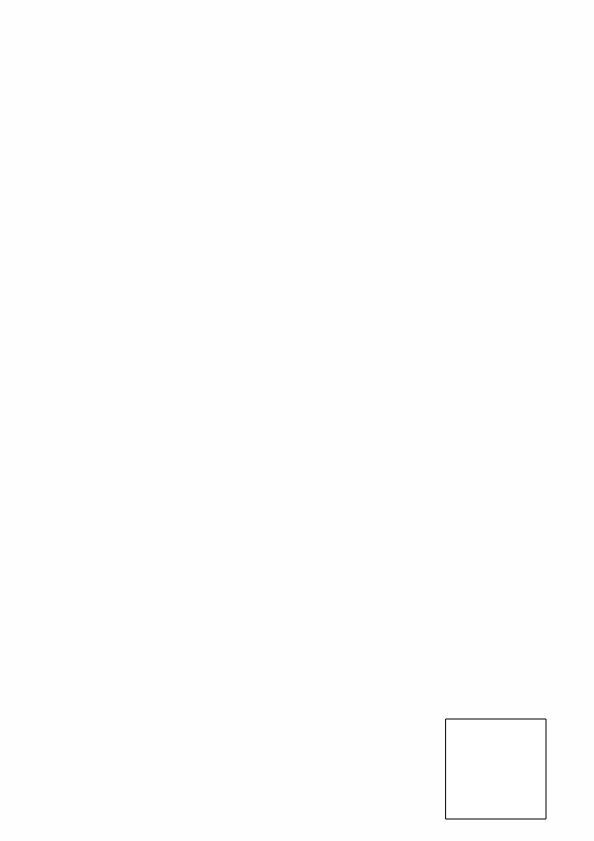
Frame 1 (no input)
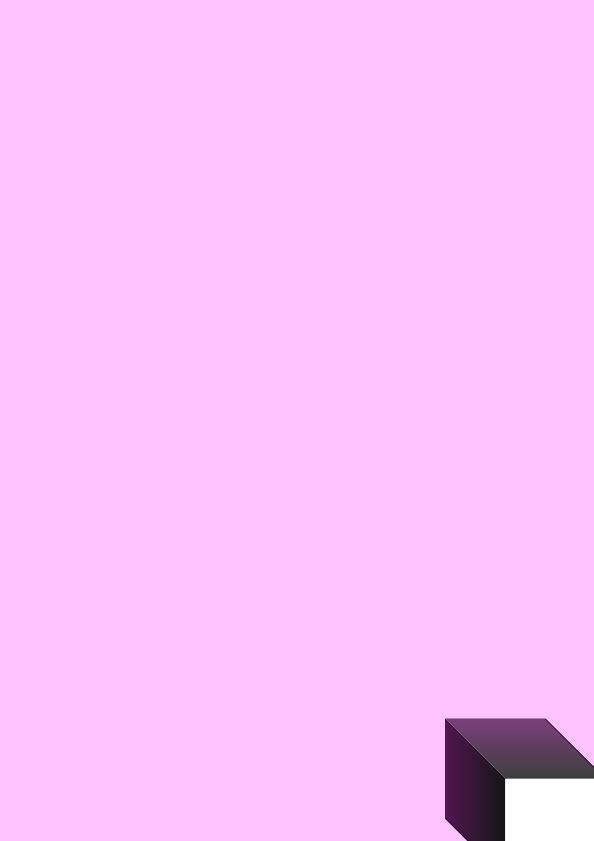
Frame 60 (no input)
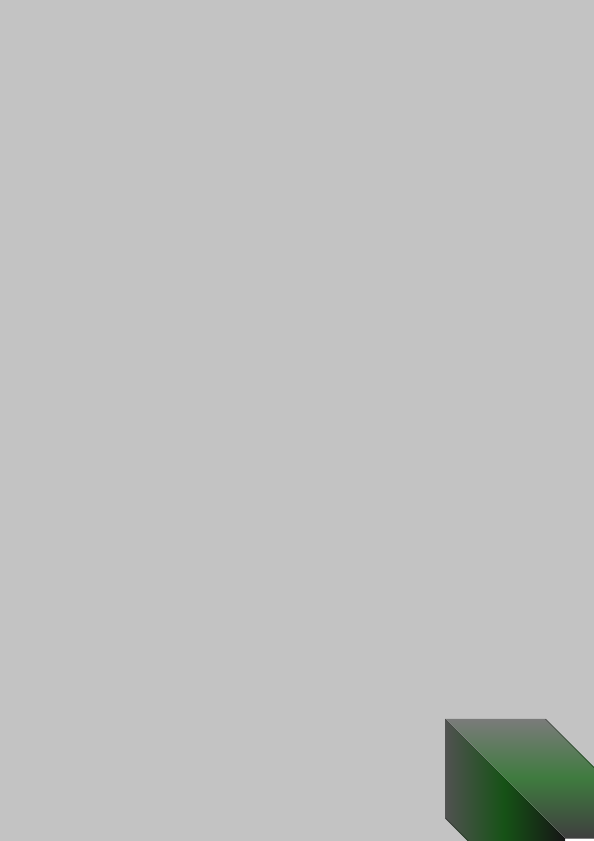
Frame 120 (the mouse pressed at the canvas centre since frame 60)

The p5.js sketch that drew these frames (run headless with seeded random() and noise() and a simulated clock; from frame 60 on, the mouse is pressed at the canvas centre):

// p5.js sketch
// ── sketch.js
//DAT405 / GAD405
//for P5.js projects

//Creates a random number from 0 to the specified number. this will decide where the square starts on the page.
  var x = Math.floor(Math.random() * 494);
  var y = Math.floor(Math.random() * 741);

//variables that allow the square to move along the screen.
  let dx = x;
  let dy = y;

//initialising function.
  function setup() {
      createCanvas(594, 841);
      // Pick colors randomly for the background.
      r = random(255);
      g = random(255);
      b = random(255);
    }

    // When the user clicks the mouse
    function mousePressed() {
        // Pick new random color values.
        r = random(255);
        g = random(255);
        b = random(255);
      }
      //creating the motion.
    function draw() {
      if(dx>width){
        dx = -1;
      } else if(dy>height){
        dy = -1;
      }
        background (r, g, b, 1)

    //create rectangle
    rect (dx, dy, 100, 100);
    dx++
    dy++
    }
